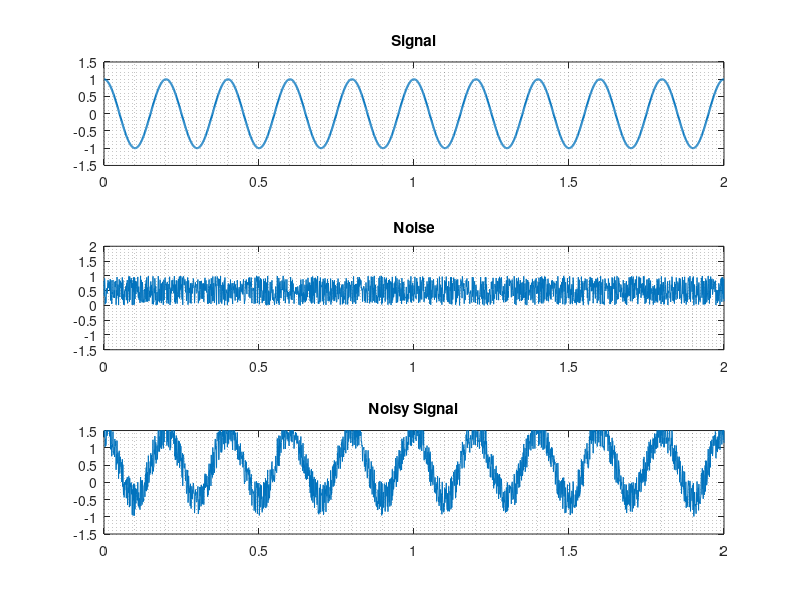
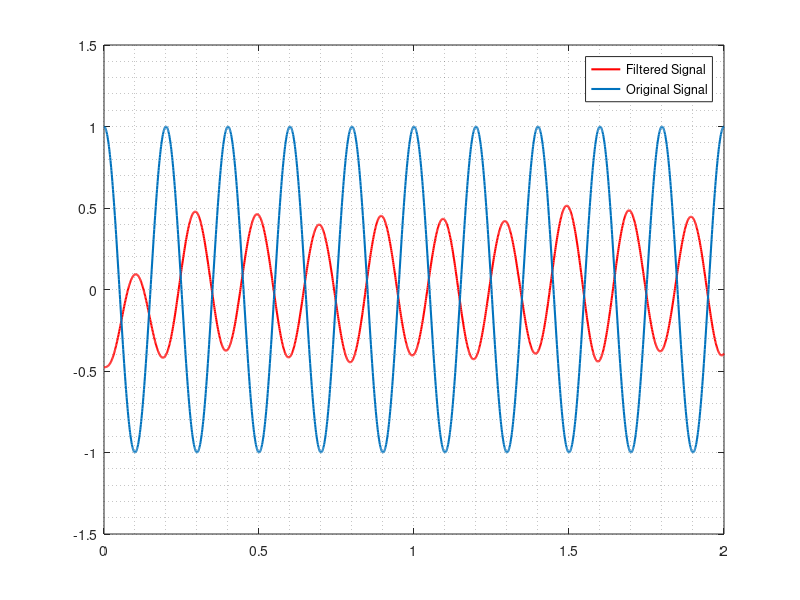

Here is the MATLAB script that generated these plots, in order:
close all;clear;clc; 

%% Declarations

ts = 0.001;
fs = 1/ts;
fc = 5;
t = 0:ts:2;
Wn = pi*fc/(2*fs);
n = 3;

%% Preparation

signal = cos(2*pi*fc*t);
noise = rand(1, length(signal)); % Generating Random Noise
noisySignal = signal + noise;

%% Filtering Stage

[b,a] = butter(n, Wn, 'low');
filteredSignal = filter(b, a, noisySignal);
filteredSignal = filteredSignal - mean(filteredSignal); % Subtracting the mean to block DC Component

%% Plotting

figure(1)
subplot(3,1,1)
plot(t, signal, 'linewidth', 1.5)
title('Signal')
ylim([-1.5 1.5])
grid minor

subplot(3,1,2)
plot(t, noise)
title('Noise')
ylim([-1.5 2])
grid minor

subplot(3,1,3)
plot(t, noisySignal)
title('Noisy Signal')
ylim([-1.5 1.5])
grid minor

figure(2)
plot(t, filteredSignal, 'r', 'linewidth', 1.5)
hold on
plot(t, signal, 'linewidth', 1.5)
hold off
legend('Filtered Signal', 'Original Signal')
grid minor
ylim([-1.5 1.5]) 
